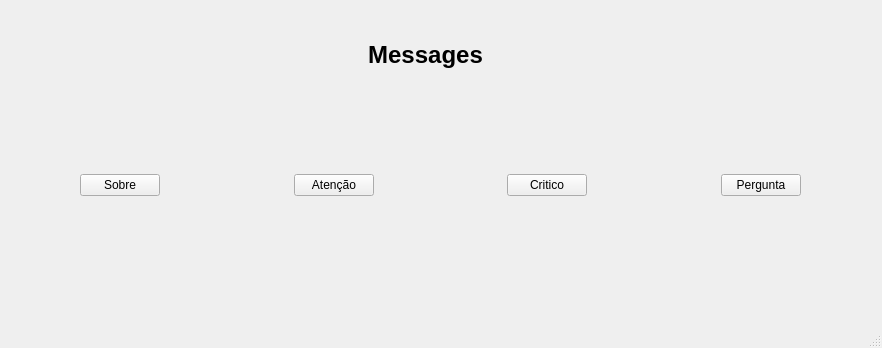
<?xml version="1.0" encoding="UTF-8"?>
<ui version="4.0">
 <class>MainWindow</class>
 <widget class="QMainWindow" name="MainWindow">
  <property name="geometry">
   <rect>
    <x>0</x>
    <y>0</y>
    <width>882</width>
    <height>348</height>
   </rect>
  </property>
  <property name="windowTitle">
   <string>MainWindow</string>
  </property>
  <widget class="QWidget" name="centralwidget">
   <widget class="QLabel" name="label">
    <property name="geometry">
     <rect>
      <x>300</x>
      <y>30</y>
      <width>251</width>
      <height>51</height>
     </rect>
    </property>
    <property name="text">
     <string>&lt;h1&gt;&lt;center&gt;Messages&lt;/h1&gt;</string>
    </property>
   </widget>
   <widget class="QWidget" name="">
    <property name="geometry">
     <rect>
      <x>80</x>
      <y>150</y>
      <width>721</width>
      <height>71</height>
     </rect>
    </property>
    <layout class="QHBoxLayout" name="horizontalLayout">
     <item>
      <widget class="QPushButton" name="pushButton">
       <property name="text">
        <string>Sobre</string>
       </property>
      </widget>
     </item>
     <item>
      <spacer name="horizontalSpacer">
       <property name="orientation">
        <enum>Qt::Horizontal</enum>
       </property>
       <property name="sizeHint" stdset="0">
        <size>
         <width>40</width>
         <height>20</height>
        </size>
       </property>
      </spacer>
     </item>
     <item>
      <widget class="QPushButton" name="pushButton_2">
       <property name="text">
        <string>Atenção</string>
       </property>
      </widget>
     </item>
     <item>
      <spacer name="horizontalSpacer_2">
       <property name="orientation">
        <enum>Qt::Horizontal</enum>
       </property>
       <property name="sizeHint" stdset="0">
        <size>
         <width>40</width>
         <height>20</height>
        </size>
       </property>
      </spacer>
     </item>
     <item>
      <widget class="QPushButton" name="pushButton_3">
       <property name="text">
        <string>Critico</string>
       </property>
      </widget>
     </item>
     <item>
      <spacer name="horizontalSpacer_3">
       <property name="orientation">
        <enum>Qt::Horizontal</enum>
       </property>
       <property name="sizeHint" stdset="0">
        <size>
         <width>40</width>
         <height>20</height>
        </size>
       </property>
      </spacer>
     </item>
     <item>
      <widget class="QPushButton" name="pushButton_4">
       <property name="text">
        <string>Pergunta</string>
       </property>
      </widget>
     </item>
    </layout>
   </widget>
  </widget>
  <widget class="QMenuBar" name="menubar">
   <property name="geometry">
    <rect>
     <x>0</x>
     <y>0</y>
     <width>882</width>
     <height>22</height>
    </rect>
   </property>
  </widget>
  <widget class="QStatusBar" name="statusbar"/>
 </widget>
 <resources/>
 <connections/>
</ui>
